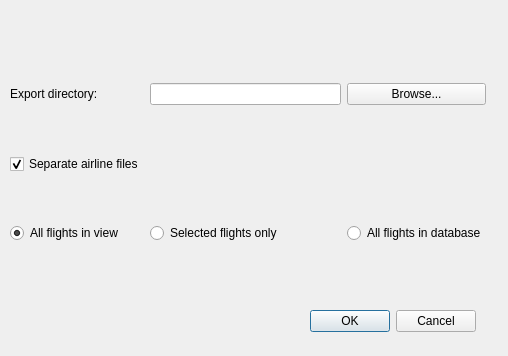
<?xml version="1.0" encoding="UTF-8"?>
<ui version="4.0">
 <class>Dialog</class>
 <widget class="QDialog" name="Dialog">
  <property name="geometry">
   <rect>
    <x>0</x>
    <y>0</y>
    <width>508</width>
    <height>356</height>
   </rect>
  </property>
  <property name="windowTitle">
   <string>Export schedules in conf format</string>
  </property>
  <property name="windowIcon">
   <iconset resource="../resources.qrc">
    <normaloff>:/icons/icons/document-edit.png</normaloff>:/icons/icons/document-edit.png</iconset>
  </property>
  <property name="modal">
   <bool>true</bool>
  </property>
  <widget class="QDialogButtonBox" name="buttonBox">
   <property name="geometry">
    <rect>
     <x>135</x>
     <y>305</y>
     <width>341</width>
     <height>32</height>
    </rect>
   </property>
   <property name="orientation">
    <enum>Qt::Horizontal</enum>
   </property>
   <property name="standardButtons">
    <set>QDialogButtonBox::Cancel|QDialogButtonBox::Ok</set>
   </property>
  </widget>
  <widget class="QWidget" name="gridLayoutWidget">
   <property name="geometry">
    <rect>
     <x>10</x>
     <y>40</y>
     <width>476</width>
     <height>246</height>
    </rect>
   </property>
   <layout class="QGridLayout" name="gridLayout">
    <item row="0" column="0">
     <widget class="QLabel" name="label">
      <property name="text">
       <string>Export directory:</string>
      </property>
     </widget>
    </item>
    <item row="0" column="1">
     <widget class="QLineEdit" name="pathEdit">
      <property name="readOnly">
       <bool>true</bool>
      </property>
     </widget>
    </item>
    <item row="0" column="2">
     <widget class="QPushButton" name="browseButton">
      <property name="text">
       <string>Browse...</string>
      </property>
     </widget>
    </item>
    <item row="1" column="0">
     <widget class="QCheckBox" name="airlinesCheckBox">
      <property name="text">
       <string>Separate airline files</string>
      </property>
      <property name="checked">
       <bool>true</bool>
      </property>
     </widget>
    </item>
    <item row="2" column="1">
     <widget class="QRadioButton" name="selectedRadioButton">
      <property name="text">
       <string>Selected flights only</string>
      </property>
     </widget>
    </item>
    <item row="2" column="0">
     <widget class="QRadioButton" name="allRadioButton">
      <property name="text">
       <string>All flights in view</string>
      </property>
      <property name="checked">
       <bool>true</bool>
      </property>
     </widget>
    </item>
    <item row="2" column="2">
     <widget class="QRadioButton" name="databaseRadioButton">
      <property name="text">
       <string>All flights in database</string>
      </property>
     </widget>
    </item>
   </layout>
  </widget>
 </widget>
 <resources>
  <include location="../resources.qrc"/>
 </resources>
 <connections>
  <connection>
   <sender>buttonBox</sender>
   <signal>rejected()</signal>
   <receiver>Dialog</receiver>
   <slot>reject()</slot>
   <hints>
    <hint type="sourcelabel">
     <x>316</x>
     <y>260</y>
    </hint>
    <hint type="destinationlabel">
     <x>286</x>
     <y>274</y>
    </hint>
   </hints>
  </connection>
 </connections>
</ui>
